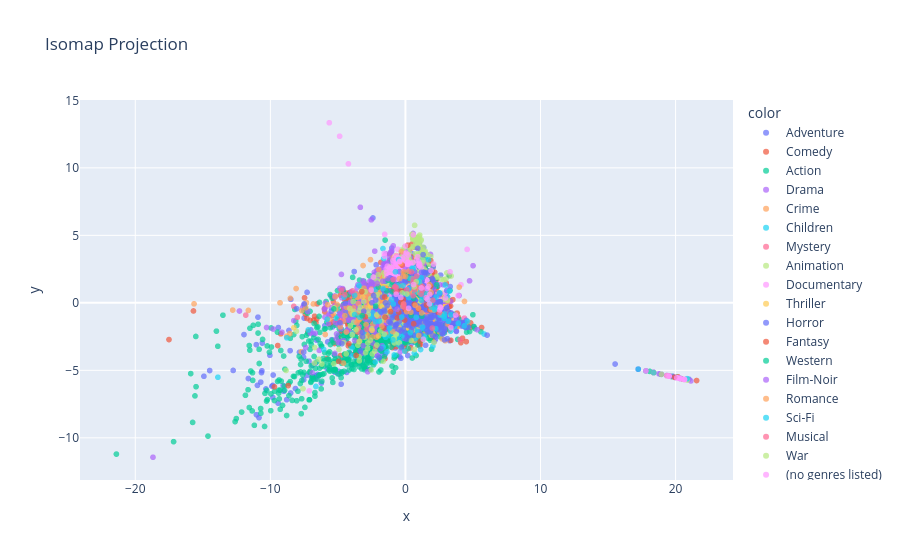

Source (notebook cell):
### Markdown cell above
ISOMAP

### Code cell
embedding = Isomap(n_components = 2, n_neighbors= 30)
X_isomap = embedding.fit_transform(X_combined)
fig_iso = px.scatter( x = X_isomap[:,0], y =X_isomap[:,1], color = y, opacity = 0.7, title = 'Isomap Projection')
fig_iso.show()

### Figure 1 — Plotly figure (JSON) as saved in the notebook; plotly's stock layout.template omitted (floating-point values rounded to 4 significant figures; data arrays with more than 128 entries replaced by an {"elided": "..."} marker saying what was removed)
{"data": [{"hovertemplate": "color=Adventure<br>x=%{x}<br>y=%{y}<extra></extra>", "legendgroup": "Adventure", "marker": {"color": "#636efa", "opacity": 0.7, "symbol": "circle"}, "mode": "markers", "name": "Adventure", "showlegend": true, "type": "scattergl", "x": {"elided": "653 float values"}, "xaxis": "x", "y": {"elided": "653 float values"}, "yaxis": "y"}, {"hovertemplate": "color=Comedy<br>x=%{x}<br>y=%{y}<extra></extra>", "legendgroup": "Comedy", "marker": {"color": "#EF553B", "opacity": 0.7, "symbol": "circle"}, "mode": "markers", "name": "Comedy", "showlegend": true, "type": "scattergl", "x": {"elided": "2779 float values"}, "xaxis": "x", "y": {"elided": "2779 float values"}, "yaxis": "y"}, {"hovertemplate": "color=Action<br>x=%{x}<br>y=%{y}<extra></extra>", "legendgroup": "Action", "marker": {"color": "#00cc96", "opacity": 0.7, "symbol": "circle"}, "mode": "markers", "name": "Action", "showlegend": true, "type": "scattergl", "x": {"elided": "1828 float values"}, "xaxis": "x", "y": {"elided": "1828 float values"}, "yaxis": "y"}, {"hovertemplate": "color=Drama<br>x=%{x}<br>y=%{y}<extra></extra>", "legendgroup": "Drama", "marker": {"color": "#ab63fa", "opacity": 0.7, "symbol": "circle"}, "mode": "markers", "name": "Drama", "showlegend": true, "type": "scattergl", "x": {"elided": "2226 float values"}, "xaxis": "x", "y": {"elided": "2226 float values"}, "yaxis": "y"}, {"hovertemplate": "color=Crime<br>x=%{x}<br>y=%{y}<extra></extra>", "legendgroup": "Crime", "marker": {"color": "#FFA15A", "opacity": 0.7, "symbol": "circle"}, "mode": "markers", "name": "Crime", "showlegend": true, "type": "scattergl", "x": {"elided": "537 float values"}, "xaxis": "x", "y": {"elided": "537 float values"}, "yaxis": "y"}, {"hovertemplate": "color=Children<br>x=%{x}<br>y=%{y}<extra></extra>", "legendgroup": "Children", "marker": {"color": "#19d3f3", "opacity": 0.7, "symbol": "circle"}, "mode": "markers", "name": "Children", "showlegend": true, "type": "scattergl", "x": {"elided": "197 float values"}, "xaxis": "x", "y": {"elided": "197 float values"}, "yaxis": "y"}, {"hovertemplate": "color=Mystery<br>x=%{x}<br>y=%{y}<extra></extra>", "legendgroup": "Mystery", "marker": {"color": "#FF6692", "opacity": 0.7, "symbol": "circle"}, "mode": "markers", "name": "Mystery", "showlegend": true, "type": "scattergl", "x": [-8.001, -11.82, 1.392, -0.3033, 0.4576, 1.202, -4.746, -0.9038, -0.6731, 0.5316, -0.566, 1.094, -0.08632, -0.7075, -0.2622, 0.4768, 0.111, -8.269, 1.052, 3.069, 0.5811, 1.008, 2.218, -3.355, -0.4739, -0.5157, 2.621, -0.8835, 1.071, -1.271, 1.088, -0.2136, 1.462, 1.444, -3.915, 0.4216, -4.805, -0.07053, -0.3596, -2.884, 1.426, -1.259, 3.385, 3.356, 19.52, 2.398, -0.2072, -2.211], "xaxis": "x", "y": [-1.069, -0.9094, -0.04892, 0.6111, 0.1046, 1.435, 0.9381, 1.144, -1.358, 1.399, 1.019, -1.039, 0.2831, 0.7594, -0.5549, 0.1493, -0.5707, -0.2536, 0.6652, -1.289, 1.318, -0.02479, -0.3004, -2.153, 0.9414, 1.272, -0.311, 0.7834, -0.1211, -1.295, 0.2091, 0.6159, -0.7295, 1.742, 0.8862, 1.728, -1.315, 0.4688, 0.8666, -1.958, -0.6676, 0.1748, -1.757, -1.24, -5.424, -0.7633, 0.8141, -3.288], "yaxis": "y"}, {"hovertemplate": "color=Animation<br>x=%{x}<br>y=%{y}<extra></extra>", "legendgroup": "Animation", "marker": {"color": "#B6E880", "opacity": 0.7, "symbol": "circle"}, "mode": "markers", "name": "Animation", "showlegend": true, "type": "scattergl", "x": {"elided": "298 float values"}, "xaxis": "x", "y": {"elided": "298 float values"}, "yaxis": "y"}, {"hovertemplate": "color=Documentary<br>x=%{x}<br>y=%{y}<extra></extra>", "legendgroup": "Documentary", "marker": {"color": "#FF97FF", "opacity": 0.7, "symbol": "circle"}, "mode": "markers", "name": "Documentary", "showlegend": true, "type": "scattergl", "x": {"elided": "386 float values"}, "xaxis": "x", "y": {"elided": "386 float values"}, "yaxis": "y"}, {"hovertemplate": "color=Thriller<br>x=%{x}<br>y=%{y}<extra></extra>", "legendgroup": "Thriller", "marker": {"color": "#FECB52", "opacity": 0.7, "symbol": "circle"}, "mode": "markers", "name": "Thriller", "showlegend": true, "type": "scattergl", "x": [0.6095, -0.259, 1.262, -0.3754, 0.4004, -8.26, -0.06888, 0.04025, -0.2083, 1.922, -3.013, -2.613, -0.2574, 0.9352, -1.173, -0.9984, -0.4996, 1.23, 0.6945, 0.1505, 0.5291, 1.63, 1.869, -1.111, 1.588, 0.1977, -1.991, -0.2722, 0.3497, -0.2231, -0.4131, 2.014, 0.4165, -0.1035, 1.004, 0.7555, 0.6544, -0.1308, 0.9783, 2.112, 1.034, -0.6568, 0.5971, -0.4507, 1.271, -2.473, -0.5607, 0.9351, 1.088, -0.5647, 1.117, -0.08558, 0.1449, 0.7322, 2.925, -1.111, -0.4973, 2.222, -1.775, 3.227, 0.2157, -0.05428, 1.8, 0.1197, 1.685, 1.962, 1.842, 2.427, 2.452, 1.633, -3.167, 2.775, 1.914, -2.569, -0.4144, 3.363, -1.659, -0.04294, -1.317, 2.67, -1.408, 1.795, 3.231, -0.2284], "xaxis": "x", "y": [-1.599, -0.2018, -1.421, 0.4289, -0.05919, -1.838, -0.5933, -1.872, -0.1196, -2.407, -0.3346, -0.1919, 0.04306, -1.708, -1.484, 1.098, 0.7425, 0.4456, 1.359, 2.028, 0.8837, 0.6181, 1.141, -0.4013, 0.6352, 1.865, -2.451, 0.7044, 0.4095, -0.2432, 0.8233, -2.265, -1.024, 2.116, -1.469, -0.89, 0.4457, -0.393, 1.501, -0.591, 0.4251, -1.806, -0.7184, -1.848, -1.517, -2.027, -0.977, -1.503, 1.166, 1.246, 0.5209, -0.09998, -1.861, 0.6137, -0.2805, -1.458, -1.176, -0.5757, 1.339, -0.8939, 1.734, 1.843, 0.1883, 1.447, 0.454, -0.8409, 0.1382, -0.69, -0.8021, 0.0175, 0.4236, -0.9682, -0.03109, -0.2861, -0.487, -1.152, -0.3438, 1.808, 0.2413, -0.2859, 1.734, -0.1605, -0.9162, -0.5294], "yaxis": "y"}, {"hovertemplate": "color=Horror<br>x=%{x}<br>y=%{y}<extra></extra>", "legendgroup": "Horror", "marker": {"color": "#636efa", "opacity": 0.7, "symbol": "circle"}, "mode": "markers", "name": "Horror", "showlegend": true, "type": "scattergl", "x": {"elided": "468 float values"}, "xaxis": "x", "y": {"elided": "468 float values"}, "yaxis": "y"}, {"hovertemplate": "color=Fantasy<br>x=%{x}<br>y=%{y}<extra></extra>", "legendgroup": "Fantasy", "marker": {"color": "#EF553B", "opacity": 0.7, "symbol": "circle"}, "mode": "markers", "name": "Fantasy", "showlegend": true, "type": "scattergl", "x": [-0.3372, 0.9722, -3.228, -2.971, -0.1645, -4.185, -1.512, -1.538, 2.426, 0.9646, 0.6094, 2.045, -0.7853, 0.9887, 19.93, 1.81, -0.4105, 0.1746, -0.8814, -0.02692, -0.04963, 1.335, 1.464, 0.3416, -0.2359, -1.587, 1.559, 1.878, 0.6559, 1.869, 1.089, -4.942, 1.896, -0.6029, -0.1809, -1.105, -0.05831, -8.677, 1.814, -3.654, -9.699, -0.4887], "xaxis": "x", "y": [0.0403, -0.4672, 0.8364, -1.037, 0.2376, -3.033, -1.056, 0.4333, -0.7045, 0.6986, -1.548, -0.3868, 0.8863, 1.166, -5.507, -0.5171, 0.9908, 4.275, 0.9779, -0.5109, 2.217, 0.7717, 0.3147, 1.715, 2.79, -1.864, -0.1597, 3.116, -0.103, 1.237, -2.861, -4.336, -0.01358, -1.117, 0.8778, -0.6537, -1.279, -6.131, -0.2478, -3.891, -6.224, -0.7045], "yaxis": "y"}, {"hovertemplate": "color=Western<br>x=%{x}<br>y=%{y}<extra></extra>", "legendgroup": "Western", "marker": {"color": "#00cc96", "opacity": 0.7, "symbol": "circle"}, "mode": "markers", "name": "Western", "showlegend": true, "type": "scattergl", "x": [0.4219, -2.202, 1.22, -0.9616, 1.273, -0.9852, -2.001, -0.9725, 0.8461, -1.283, 0.6849, 0.707, 0.8449, 0.6396, 0.2994, 0.0751, -1.392, -0.5731, 0.6075, 2.31, -3.2, -5.298, 1.071], "xaxis": "x", "y": [-0.944, -0.2472, -0.9922, 0.8154, 0.4642, 1.344, 1.174, 1.531, 0.7318, 1.671, 0.992, 0.8304, 0.8129, 1.588, 1.818, 2.168, 0.8913, 1.33, 0.3213, 1.348, -0.9532, -0.4508, 0.5413], "yaxis": "y"}, {"hovertemplate": "color=Film-Noir<br>x=%{x}<br>y=%{y}<extra></extra>", "legendgroup": "Film-Noir", "marker": {"color": "#ab63fa", "opacity": 0.7, "symbol": "circle"}, "mode": "markers", "name": "Film-Noir", "showlegend": true, "type": "scattergl", "x": [1.24, -2.079, -1.298, -1.679, -0.8542, -0.6885, -0.6213, -0.7502, 1.057, 0.235, 1.235, -0.01588], "xaxis": "x", "y": [0.5833, 1.434, 1.79, 1.601, 1.757, 1.299, -0.4801, 1.15, 1.032, 2.455, 1.023, 2.474], "yaxis": "y"}, {"hovertemplate": "color=Romance<br>x=%{x}<br>y=%{y}<extra></extra>", "legendgroup": "Romance", "marker": {"color": "#FFA15A", "opacity": 0.7, "symbol": "circle"}, "mode": "markers", "name": "Romance", "showlegend": true, "type": "scattergl", "x": [0.9793, 1.638, 1.797, 1.783, 1.087, -0.1724, 1.904, 0.9031, 2.695, 0.08518, -3.585, -0.9483, 0.01829, 0.9607, -0.448, 0.4026, 0.723, 1.203, 0.9822, -0.2851, 0.2836, 1.904, 0.5512, 0.2343, -0.3633, 1.029, -0.1814, -0.3002, 0.4984, -0.1545, 0.7314, -0.1357, -1.746, 3.98, 0.558, 0.6108, 2.723, 2.117], "xaxis": "x", "y": [0.7783, 0.6429, 1.337, 0.1436, 1.334, 1.979, 0.7648, 0.8754, -0.8635, -0.6482, -1.455, -2.131, 1.947, -0.3894, 1.792, -0.6914, -0.1826, -0.7484, -2.423, 1.242, 0.6847, -0.5193, 1.377, 2.331, 2.917, 1.58, -0.2631, 3.782, 1.802, 2.297, 1.214, -0.09019, -1.728, 1.165, 0.857, 1.364, -0.8886, -0.5359], "yaxis": "y"}, {"hovertemplate": "color=Sci-Fi<br>x=%{x}<br>y=%{y}<extra></extra>", "legendgroup": "Sci-Fi", "marker": {"color": "#19d3f3", "opacity": 0.7, "symbol": "circle"}, "mode": "markers", "name": "Sci-Fi", "showlegend": true, "type": "scattergl", "x": [0.3611, -1.181, -0.8946, 1.268, 1.504, 2.881, 2.57, -0.9237, 0.8951, 0.7964, 1.954, 0.4896, 1.178, 0.925, 0.6927, 0.5645, -0.175, 0.5057, 4.597, 2.953, 3.26, 0.2439, 3.183, 2.875, 0.258, 1.921, 1.859, 2.863, 20.85, 0.5916, 1.148, 1.042, 0.8613, -0.5276, -0.2716, 1.139, 3.341, -3.763, -1.945, 2.267, 2.24, -13.88, -6.627, 0.3453, 1.188, 3.37, 2.521, 4.362, -1.032, 3.917, -0.5086, -0.7356, 1.848, 1.69, 0.6048, -5.794, 2.167, 2.216, -1.659, -6.052, 1.711, -0.06829], "xaxis": "x", "y": [-2.211, -1.875, -0.08087, -1.805, 0.7127, -0.8254, -0.9117, -2.745, 1.548, -1.081, 0.1136, 2.571, 1.854, 1.667, 0.7561, 2.536, 1.279, 1.446, -1.369, 1.323, 0.8704, 1.03, -1.356, -0.9835, 0.3956, -0.3172, -0.04555, -1.146, -5.614, 1.601, 0.5865, 1.492, 1.884, 1.257, -1.056, 0.8451, -2.097, -0.8742, -1.358, 0.4174, -1.91, -5.511, -6.193, 1.781, 0.1992, -0.8739, 0.748, -1.701, 0.2523, -1.523, 3.206, 2.297, -0.06357, 0.2524, 1.794, -1.212, -0.5124, -0.3791, 1.063, -3.453, 3.195, 0.7028], "yaxis": "y"}, {"hovertemplate": "color=Musical<br>x=%{x}<br>y=%{y}<extra></extra>", "legendgroup": "Musical", "marker": {"color": "#FF6692", "opacity": 0.7, "symbol": "circle"}, "mode": "markers", "name": "Musical", "showlegend": true, "type": "scattergl", "x": [-0.6881, -0.7822, -0.1218, 1.157, -4.498, 2.026, -0.07826, -0.6944, 0.8265, 2.523, 0.6478, 1.249, 0.5479, 1.235, 1.986, 0.4497, 4.048, 0.7427, -0.9186, 0.5786, 0.1076, 0.5757, 19.52], "xaxis": "x", "y": [0.7959, 1.191, -0.08817, 0.6532, 0.6143, 0.1951, -0.3208, 1.155, 1.975, -0.7176, 0.9563, 1.215, 1.515, 0.9242, -1.868, 2.305, -2.721, 1.449, 1.716, 1.753, 0.974, 0.5295, -5.424], "yaxis": "y"}, {"hovertemplate": "color=War<br>x=%{x}<br>y=%{y}<extra></extra>", "legendgroup": "War", "marker": {"color": "#B6E880", "opacity": 0.7, "symbol": "circle"}, "mode": "markers", "name": "War", "showlegend": true, "type": "scattergl", "x": [0.09819, -0.2462, 0.6433, 0.7948], "xaxis": "x", "y": [0.6558, 0.734, 1.179, 1.558], "yaxis": "y"}, {"hovertemplate": "color=(no genres listed)<br>x=%{x}<br>y=%{y}<extra></extra>", "legendgroup": "(no genres listed)", "marker": {"color": "#FF97FF", "opacity": 0.7, "symbol": "circle"}, "mode": "markers", "name": "(no genres listed)", "showlegend": true, "type": "scattergl", "x": [1.896, 1.324, -7.118, 3.362, 2.62, 1.599, 2.528, -0.3392, -0.6838, 1.641, 20.66, 2.089, 0.232, 1.534, -0.4249, 0.5598, 1.706, 1.774, 1.183, -0.008489, 19.52, 0.04649, 20.34, 3.71, 20.66, 0.6096, 19.52, -5.638, 20.09, 17.8, 0.5856, -0.4402, 1.792, 2.575], "xaxis": "x", "y": [2.384, -2.698, -6.521, -1.836, -0.3687, 1.062, -0.5133, 0.4014, 0.6333, 0.2669, -5.677, 2.868, -0.4053, 0.372, 3.039, 2.99, 1.211, -0.08339, 1.103, 4.205, -5.424, 3.691, -5.61, -0.9047, -5.677, 1.353, -5.424, 13.34, -5.55, -5.041, 5.032, 3.069, 0.6229, -0.3113], "yaxis": "y"}], "layout": {"legend": {"title": {"text": "color"}, "tracegroupgap": 0}, "title": {"text": "Isomap Projection"}, "xaxis": {"anchor": "y", "domain": [0, 1], "title": {"text": "x"}}, "yaxis": {"anchor": "x", "domain": [0, 1], "title": {"text": "y"}}}}
